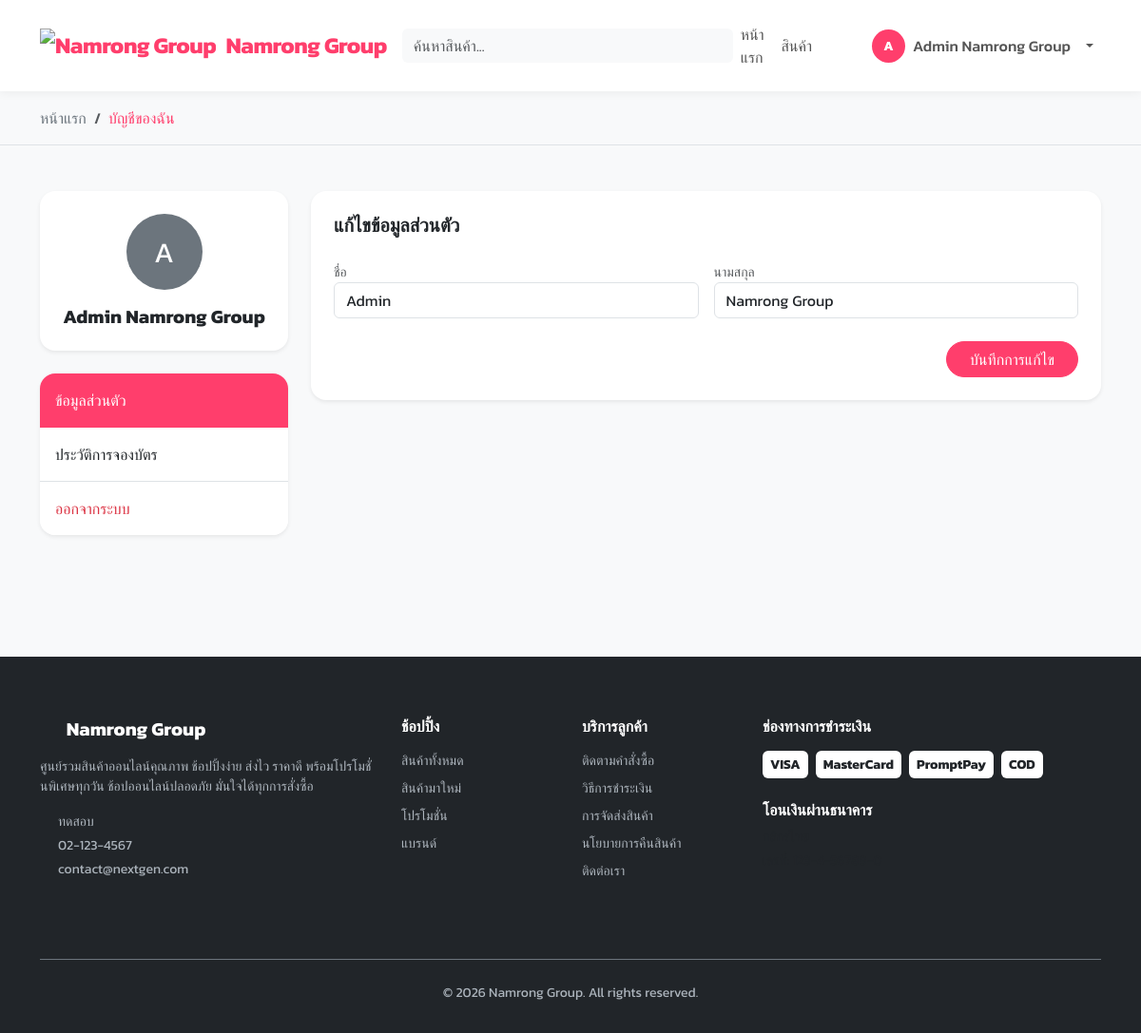
The app's page /profile.php (signed in) with its own data.
### tables this page shows
CREATE TABLE `users` (
  `id` int(11) NOT NULL,
  `email` varchar(100) NOT NULL,
  `password` varchar(255) NOT NULL COMMENT 'เก็บรหัสผ่านแบบ Hash',
  `first_name` varchar(100) NOT NULL,
  `last_name` varchar(100) NOT NULL,
  `phone` varchar(20) DEFAULT NULL,
  `address` text DEFAULT NULL,
  `role` enum('admin','member') NOT NULL DEFAULT 'member',
  `created_at` timestamp NOT NULL DEFAULT current_timestamp(),
  `updated_at` timestamp NOT NULL DEFAULT current_timestamp() ON UPDATE current_timestamp()
);

### config/connect.php (called while the page is built, shortened)
<?php
$servername = "localhost";
$username = "root";
$password = "";
$dbname = "nextgen_shop";
$conn = new mysqli($servername, $username, $password, $dbname);
$conn->set_charset("utf8mb4");
$settings = array();
$sql_settings = "SELECT setting_key, setting_value FROM settings";
$result_settings = $conn->query($sql_settings);
if ($result_settings) {
    if ($result_settings->num_rows > 0) {
        while ($row = $result_settings->fetch_assoc()) {
            $settings[$row['setting_key']] = $row['setting_value'];
        }
    }
}

### profile.php (the view, shortened to what this page needs)
<?php
include 'config/connect.php';
$user_id = $_SESSION['user_id'];
$stmt = $conn->prepare("SELECT * FROM users WHERE id = ?");
$stmt->bind_param("i", $user_id);
$stmt->execute();
$user = $stmt->get_result()->fetch_assoc();
include 'includes/header.php';
?>
<div class="bg-light py-3 border-bottom">
    <div class="container"><nav aria-label="breadcrumb"><ol class="breadcrumb mb-0"><li class="breadcrumb-item"><a href="index">หน้าแรก</a></li><li class="breadcrumb-item active">บัญชีของฉัน</li></ol></nav></div>
</div>
<section class="py-5 bg-light">
    <div class="container">
        <div class="row g-4">
            <div class="col-lg-3">
                <div class="card border-0 shadow-sm rounded-4 mb-4 text-center p-4">
                    <div class="rounded-circle bg-secondary d-flex align-items-center justify-content-center text-white mx-auto mb-3" style="width: 80px; height: 80px; font-size: 30px;">
                        <?php echo mb_substr($user['first_name'], 0, 1, 'UTF-8'); ?>
                    </div>
                    <h5 class="fw-bold mb-0"><?php echo htmlspecialchars($user['first_name'].' '.$user['last_name']); ?></h5>
                </div>
                <div class="card border-0 shadow-sm rounded-4 overflow-hidden">
                    <div class="list-group list-group-flush" id="profileTabs">
                        <a class="list-group-item list-group-item-action py-3 active" data-bs-toggle="list" href="#profile">ข้อมูลส่วนตัว</a>
                        <a class="list-group-item list-group-item-action py-3" data-bs-toggle="list" href="#orders">ประวัติการจองบัตร</a>
                        <a href="logout" class="list-group-item list-group-item-action py-3 text-danger">ออกจากระบบ</a>
                    </div>
                </div>
            </div>
            <div class="col-lg-9">
                <div class="tab-content">
                    <div class="tab-pane fade show active" id="profile">
                        <div class="card border-0 shadow-sm rounded-4 p-4">
                            <h5 class="fw-bold mb-4">แก้ไขข้อมูลส่วนตัว</h5>
                            <form action="" method="POST">
                                <div class="row g-3">
                                    <div class="col-md-6"><label class="small text-muted">ชื่อ</label><input type="text" class="form-control" name="first_name" value="<?php echo htmlspecialchars($user['first_name']); ?>"></div>
                                    <div class="col-md-6"><label class="small text-muted">นามสกุล</label><input type="text" class="form-control" name="last_name" value="<?php echo htmlspecialchars($user['last_name']); ?>"></div>
                                    <div class="col-12 mt-4 text-end"><button type="submit" class="btn btn-primary rounded-pill px-4">บันทึกการแก้ไข</button></div>
                                </div>
                            </form>
                        </div>
                    </div>
                </div>
            </div>
        </div>
    </div>
</section>
<?php include 'includes/footer.php'; ?>

### includes/header.php (shortened to what this page needs)
<?php
$site_name = isset($settings['site_name']) ? htmlspecialchars($settings['site_name']) : 'Namrong Group';
?>
<!DOCTYPE html>
<html lang="th">
<head>
    <link href="https://cdn.jsdelivr.net/npm/bootstrap@5.3.2/dist/css/bootstrap.min.css" rel="stylesheet">
    <link rel="stylesheet" href="https://cdn.jsdelivr.net/npm/bootstrap-icons@1.11.1/font/bootstrap-icons.css">
</head>
<body>
    <nav class="navbar navbar-expand-lg sticky-top">
        <div class="container">
            <a class="navbar-brand" href="index">
                <?php if (isset($settings['site_logo']) && !empty($settings['site_logo']) && file_exists($settings['site_logo'])): ?>
                    <img src="<?php echo $settings['site_logo']; ?>" alt="<?php echo $site_name; ?>">
                <?php else: ?>
                    <i class="bi bi-bag-heart-fill me-2"></i>
                <?php endif; ?>
                <?php echo $site_name; ?>
            </a>
            <div class="collapse navbar-collapse" id="navbarNav">
                <form class="d-flex mx-auto my-2 my-lg-0 w-50 d-none d-lg-flex" role="search" action="products" method="GET">
                    <div class="input-group">
                        <input class="form-control bg-light border-0" type="search" name="q" placeholder="ค้นหาสินค้า..." aria-label="Search">
                        <button class="btn btn-light border-0" type="submit"><i class="bi bi-search"></i></button>
                    </div>
                </form>
                <ul class="navbar-nav ms-auto align-items-center">
                    <li class="nav-item">
                        <a class="nav-link <?php echo (isset($active_page) && $active_page == 'home') ? 'active' : ''; ?>" href="index">หน้าแรก</a>
                    </li>
                    <li class="nav-item">
                        <a class="nav-link <?php echo (isset($active_page) && $active_page == 'products') ? 'active' : ''; ?>" href="products">สินค้า</a>
                    </li>
                    <li class="nav-item ms-3 me-3">
                        <a href="cart" class="cart-icon">
                            <i class="bi bi-cart3"></i>
                        </a>
                    </li>
                    <?php if (isset($_SESSION['user_id'])): ?>
                        <li class="nav-item dropdown">
                            <a class="nav-link dropdown-toggle d-flex align-items-center gap-2" href="#" role="button" data-bs-toggle="dropdown" aria-expanded="false">
                                <div class="user-avatar-sm">
                                    <?php echo mb_substr($_SESSION['user_name'], 0, 1, 'UTF-8'); ?>
                                </div>
                                <span class="d-none d-lg-block"><?php echo htmlspecialchars($_SESSION['user_name']); ?></span>
                            </a>
                        </li>
                    <?php else: ?>
                        <li class="nav-item">
                            <a href="login" class="btn btn-outline-primary rounded-pill px-4 btn-sm">เข้าสู่ระบบ</a>
                        </li>
                    <?php endif; ?>
                </ul>
            </div>
        </div>
    </nav>

### includes/footer.php (shortened to what this page needs)
<footer class="footer">
    <div class="container">
        <div class="row gy-4">
            <div class="col-lg-4">
                <h5 class="text-white mb-3 fw-bold">
                    <i class="bi bi-bag-heart-fill text-primary me-2"></i>
                    <?php echo isset($settings['site_name']) ? htmlspecialchars($settings['site_name']) : 'Namrong Group'; ?>
                </h5>
                <p class="small">
                    <?php echo isset($settings['meta_description']) ? htmlspecialchars($settings['meta_description']) : 'ร้านค้าออนไลน์ที่คุณไว้วางใจได้ สินค้าคุณภาพดี ส่งไว พร้อมบริการหลังการขายที่เป็นเลิศ'; ?>
                </p>
                <div class="mt-3 small">
                    <?php if (!empty($settings['contact_address'])): ?>
                        <p class="mb-1"><i class="bi bi-geo-alt me-2 text-primary"></i><?php echo nl2br(htmlspecialchars($settings['contact_address'])); ?></p>
                    <?php endif; ?>
                    <?php if (!empty($settings['contact_phone'])): ?>
                        <p class="mb-1"><i class="bi bi-telephone me-2 text-primary"></i><?php echo htmlspecialchars($settings['contact_phone']); ?></p>
                    <?php endif; ?>
                    <?php if (!empty($settings['contact_email'])): ?>
                        <p class="mb-1"><i class="bi bi-envelope me-2 text-primary"></i><?php echo htmlspecialchars($settings['contact_email']); ?></p>
                    <?php endif; ?>
                </div>
                <div class="d-flex gap-3 mt-4">
                    <?php if (!empty($settings['social_facebook'])): ?>
                        <a href="<?php echo htmlspecialchars($settings['social_facebook']); ?>" target="_blank" class="fs-4"><i class="bi bi-facebook"></i></a>
                    <?php endif; ?>
                    <?php if (!empty($settings['social_line'])): ?>
                        <a href="#" class="fs-4" title="Line: <?php echo htmlspecialchars($settings['social_line']); ?>"><i class="bi bi-line"></i></a>
                    <?php endif; ?>
                </div>
            </div>
            <div class="col-lg-2 col-6">
                <h6 class="text-white text-uppercase mb-3 fw-bold">ช้อปปิ้ง</h6>
                <ul class="list-unstyled small">
                    <li class="mb-2"><a href="products">สินค้าทั้งหมด</a></li>
                    <li class="mb-2"><a href="products?sort=new">สินค้ามาใหม่</a></li>
                    <li class="mb-2"><a href="products?sort=promotion">โปรโมชั่น</a></li>
                    <li class="mb-2"><a href="#">แบรนด์</a></li>
                </ul>
            </div>
            <div class="col-lg-2 col-6">
                <h6 class="text-white text-uppercase mb-3 fw-bold">บริการลูกค้า</h6>
                <ul class="list-unstyled small">
                    <li class="mb-2"><a href="#">ติดตามคำสั่งซื้อ</a></li>
                    <li class="mb-2"><a href="#">วิธีการชำระเงิน</a></li>
                    <li class="mb-2"><a href="#">การจัดส่งสินค้า</a></li>
                    <li class="mb-2"><a href="#">นโยบายการคืนสินค้า</a></li>
                    <li class="mb-2"><a href="#">ติดต่อเรา</a></li>
                </ul>
            </div>
            <div class="col-lg-4">
                <h6 class="text-white text-uppercase mb-3 fw-bold">ช่องทางการชำระเงิน</h6>
                <div class="d-flex gap-2 flex-wrap">
                    <span class="bg-white p-1 rounded text-dark px-2 small fw-bold">VISA</span>
                    <span class="bg-white p-1 rounded text-dark px-2 small fw-bold">MasterCard</span>
                    <span class="bg-white p-1 rounded text-dark px-2 small fw-bold">PromptPay</span>
                    <span class="bg-white p-1 rounded text-dark px-2 small fw-bold">COD</span>
                </div>
                <?php if (!empty($settings['bank_name'])): ?>
                    <div class="mt-4 small text-muted">
                        <h6 class="text-white mb-2 fw-bold">โอนเงินผ่านธนาคาร</h6>
                        <p class="mb-1"><?php echo htmlspecialchars($settings['bank_name']); ?></p>
                        <p class="mb-0">เลขที่: <?php echo htmlspecialchars($settings['bank_acc_num']); ?></p>
                    </div>
                <?php endif; ?>
            </div>
        </div>
        <div class="text-center pt-4 mt-4 border-top border-secondary small">
            <p class="mb-0">&copy; <?php echo date('Y'); ?> <?php echo isset($settings['site_name']) ? htmlspecialchars($settings['site_name']) : 'Namrong Group'; ?>. All rights reserved.</p>
        </div>
    </div>
</footer>
</body>
</html>

### profile.php (style rules this page uses)
:root { --primary-color: #ff3e6c; }
.text-primary { color: var(--primary-color) !important; }
.btn-primary { background-color: var(--primary-color) !important; border-color: var(--primary-color) !important; }
.list-group-item.active { background-color: var(--primary-color) !important; border-color: var(--primary-color) !important; }

### records on screen
users: first_name "A", first_name+last_name "Admin Namrong Group", first_name "Admin", last_name "Namrong Group"

### other values on screen
$site_name "Namrong Group"
mb_substr($_SESSION['user_name'], 0, 1, 'UTF-8') "A"
$_SESSION['user_name'] "Admin Namrong Group"
$settings['site_name'] "Namrong Group"
$settings['meta_description'] "ศูนย์รวมสินค้าออนไลน์คุณภาพ ช้อปปิ้งง่าย ส่งไว ราคาดี พร้อมโปรโมชั่นพิเศษทุกวัน ช้อปออนไลน์ปลอดภัย มั่นใจได้ทุกการสั่งซื้อ"
$settings['contact_address'] "ทดสอบ"
$settings['contact_phone'] "02-123-4567"
$settings['contact_email'] "contact@nextgen.com"
